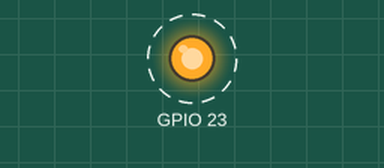
Recording of a sketch running on a simulated ESP32. Parts: output pins drawn as LEDs (lit = HIGH). Dashed ring = blinking.

Above: at 0.5 s.
Timing chart, 0 to 4.6 s (numbered marks = the images above):
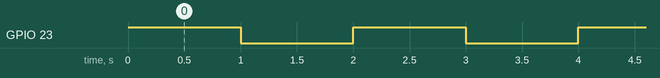

Measured:
- by itself, GPIO 23: alternates HIGH for 1.0 s and LOW for 1.0 s

The sketch:

projeto01.ino
```cpp
void setup() {
  pinMode(23, OUTPUT);
}

void loop() {
  digitalWrite(23, HIGH);
  delay(1000);
  digitalWrite(23, LOW);
  delay(1000);
}
```
